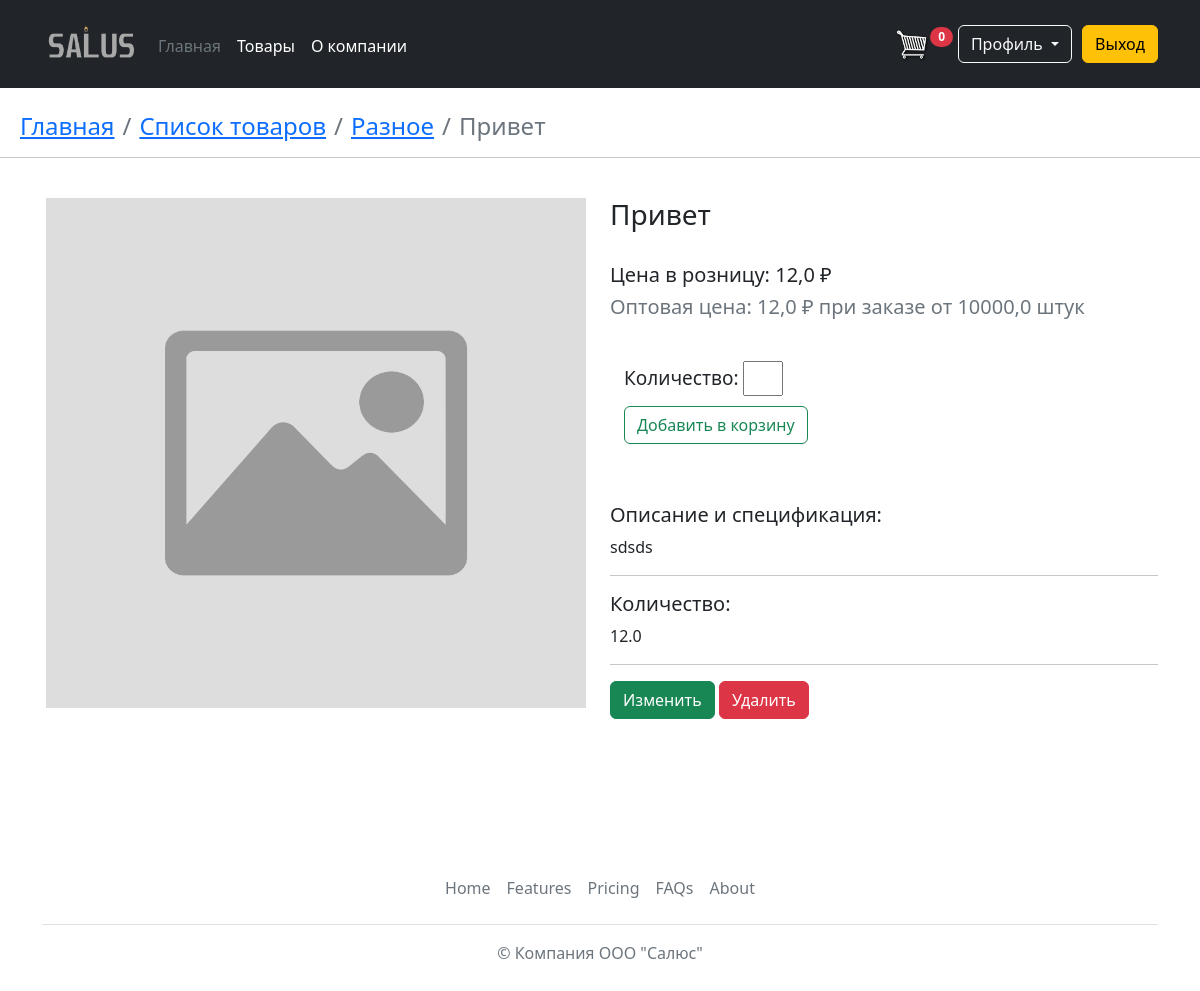
The app's page /product/1/ (signed in) with its own data.
### shop/models.py (models this page shows, shortened)
class Product(models.Model):
    category = models.ForeignKey(Category, related_name='products', on_delete=CASCADE, verbose_name='Категория')
    name = models.CharField(max_length=50, db_index=True, verbose_name='Название товара')
    description = models.TextField(max_length=1000, blank=True, verbose_name='Описание и спецификация')
    price = models.FloatField(validators=[MinValueValidator(Decimal('0.01'))], verbose_name='Цена')
    opt_price = models.FloatField(validators=[MinValueValidator(Decimal('0.01'))], verbose_name='Оптовая цена',  blank=True, null=True)
    opt_price_if = models.FloatField(validators=[MinValueValidator(Decimal('0'))], default=10000, verbose_name='Количество, необходимое для оптовой цены', blank=True, null=True)
    amount = models.FloatField(verbose_name='Количество')
    image = models.ImageField(upload_to='product/%Y/%m/%d', blank=True, null=True, verbose_name='Изображение')
    created = models.DateTimeField(auto_now_add=True)
    uploaded = models.DateTimeField(auto_now=True)
    class Meta:
        ordering = ('name',)
        verbose_name = 'Товар'
        verbose_name_plural = 'Товары'

class Category(models.Model):
    name = models.CharField(max_length=100, db_index=True, unique=True)
    slug = models.SlugField(max_length=100, unique=True)
    class Meta:
        ordering = ('name', )
        verbose_name = 'Категория'
        verbose_name_plural = 'Категории'
    def __str__(self):
        return self.name
    def get_absolute_url(self):
        return reverse('myshop:product_list_by_category', args=[self.slug])

### shop/views.py (the view)
# urls.py: path('<int:id>/', views.product_detail, name='product_detail'),
def product_detail(request, id):
    product = get_object_or_404(Product, id=id)
    cart_product_form = CartAddProductForm()
    return render(request, 'product/detail.html', {'product': product,
                                                        'cart_product_form': cart_product_form})

### cart/forms.py
class CartAddProductForm(forms.Form):
    quantity = forms.IntegerField(min_value= 1, label='Количество', widget=forms.NumberInput(attrs={'class': 'inpt_class'}))
    update = forms.BooleanField(required=False, initial=False, widget=forms.HiddenInput)

### cart/cart.py (called while the page is built)
    def __len__(self):
        return sum(item['quantity'] for item in self.cart.values())

### cart/context_processors.py (called while the page is built)
def cart(request):
    return {'cart': Cart(request)}

### templates/product/detail.html (shortened to what this page needs)
{% extends 'index.html' %}
{% load static %}
{% block container %}
<br>
<h4>
<nav aria-label="breadcrumb" style="margin-left: 20px;">
  <ol class="breadcrumb">
    <li class="breadcrumb-item"><a href="{% url 'home' %}">Главная</a></li>
      <li class="breadcrumb-item"><a href="{% url 'myshop:product_list' %}">Список товаров</a></li>
    <li class="breadcrumb-item"><a href="{{ product.category.get_absolute_url }}">{{product.category }}</a></li>
    <li class="breadcrumb-item active" aria-current="page">{{ product.name }}</li>
  </ol>
</nav>
</h4>
<hr><br>
<div class="d-flex">
    <div class="container">
        <div class="row">
            <aside class="col-lg-6">
                <article class="gallery-wrap" >
                    <img width="540px" height="510px" src="{% if product.image %}{{ product.image.url }}{% else %}{% static "img/no-image.png" %}{% endif %}">
                    </article>
            </aside>
            <div class="col-6" >
                    <H3 class="title text-dark"> {{ product.name }} </H3><BR>
                    <div class="">
                    <div class="mb-3">
                        <h5>Цена в розницу: {{ product.price }} ₽ </h5>
                        <h5 class="text-secondary">Оптовая цена: {{ product.opt_price }} ₽ при заказе от {{ product.opt_price_if }} штук</h5><br>
                        {% if user.is_authenticated %}
                    <form  style="margin-top: 10px; margin-left: 14px; font-size: 19px;" action="{% url 'cart:cart_add' product.id %}" method="post">
                        {{ cart_product_form }}
                        <br>
                        <input class="btn btn-outline-success" style="margin-top: 10px;" type="submit" value="Добавить в корзину">
                    </form>
                        {% else %}
                        Вы не вошли в аккаунт, поэтому не можете добавлять товары в корзину<br>
                  <a href="{% url 'login' %}" >Войти</a> Или <a href="{% url 'signup' %}"   >Зарегистрироваться</a>
            {% endif %}<br>
                    </div>
                    </div>
                    <H5 >Описание и спецификация:</H5>
                        <p style=
"width:600px; word-wrap:break-word;">{{ product.description }}</p>
                    <hr>
                    <h5>Количество:</h5> {{ product.amount|linebreaks }}
                        <hr>
                        <a href="{%url 'myshop:product_update' product.id %}" type="button" class="btn btn-success">Изменить</a>
                        <a href="{%url 'myshop:product_delete' product.id %}" type="button" class="btn btn-danger">Удалить</a>
            </div>
        </div>
    </div>
</div>
<br>
<br>
<br>
<br>
<br>
{% endblock container %}

### templates/product/detail.html (style rules this page uses)
.row { --bs-gutter-x: 1.25rem; --bs-gutter-y: 0; display: flex; flex-wrap: wrap; margin-top: calc(var(--bs-gutter-y) * -1); margin-right: calc(var(--bs-gutter-x) / -2); margin-left: calc(var(--bs-gutter-x) / -2); }
.gallery-wrap { display: block; text-align: center; margin-bottom: 1rem; overflow: hidden; background-color: #fff; }
p { margin-top: 0; margin-bottom: 1rem; }
.inpt_class { width: 40px; }

### records on screen
Product: category "Разное", name "Привет", price "12,0", opt_price "12,0", opt_price_if "10000,0", description "sdsds", amount "12.0"
